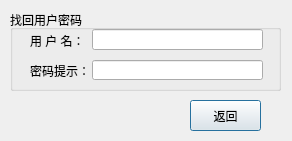
<?xml version="1.0" encoding="UTF-8"?>
<ui version="4.0">
 <class>FindKeyDialog</class>
 <widget class="QDialog" name="FindKeyDialog">
  <property name="geometry">
   <rect>
    <x>0</x>
    <y>0</y>
    <width>292</width>
    <height>141</height>
   </rect>
  </property>
  <property name="windowTitle">
   <string>  找回密码  </string>
  </property>
  <property name="windowIcon">
   <iconset resource="rc.qrc">
    <normaloff>:/new/prefix1/rc/actions/kgpg_identity_kgpg.png</normaloff>:/new/prefix1/rc/actions/kgpg_identity_kgpg.png</iconset>
  </property>
  <widget class="QGroupBox" name="FindKeyGroupBox">
   <property name="geometry">
    <rect>
     <x>10</x>
     <y>10</y>
     <width>271</width>
     <height>81</height>
    </rect>
   </property>
   <property name="title">
    <string>找回用户密码</string>
   </property>
   <widget class="QLabel" name="UserLabel">
    <property name="geometry">
     <rect>
      <x>20</x>
      <y>20</y>
      <width>61</width>
      <height>21</height>
     </rect>
    </property>
    <property name="text">
     <string>用 户 名：</string>
    </property>
   </widget>
   <widget class="QLabel" name="KeyLabel">
    <property name="geometry">
     <rect>
      <x>20</x>
      <y>50</y>
      <width>61</width>
      <height>21</height>
     </rect>
    </property>
    <property name="text">
     <string>密码提示：</string>
    </property>
   </widget>
   <widget class="QLineEdit" name="UserLineEdit">
    <property name="geometry">
     <rect>
      <x>82</x>
      <y>19</y>
      <width>171</width>
      <height>21</height>
     </rect>
    </property>
    <property name="readOnly">
     <bool>true</bool>
    </property>
   </widget>
   <widget class="QLineEdit" name="KeyLineEdit">
    <property name="geometry">
     <rect>
      <x>82</x>
      <y>50</y>
      <width>171</width>
      <height>20</height>
     </rect>
    </property>
    <property name="readOnly">
     <bool>true</bool>
    </property>
   </widget>
  </widget>
  <widget class="QPushButton" name="GoBackButton">
   <property name="geometry">
    <rect>
     <x>190</x>
     <y>100</y>
     <width>71</width>
     <height>31</height>
    </rect>
   </property>
   <property name="text">
    <string>返回</string>
   </property>
   <property name="icon">
    <iconset resource="rc.qrc">
     <normaloff>:/new/prefix1/rc/actions/undo.png</normaloff>:/new/prefix1/rc/actions/undo.png</iconset>
   </property>
  </widget>
 </widget>
 <resources>
  <include location="rc.qrc"/>
 </resources>
 <connections/>
</ui>
